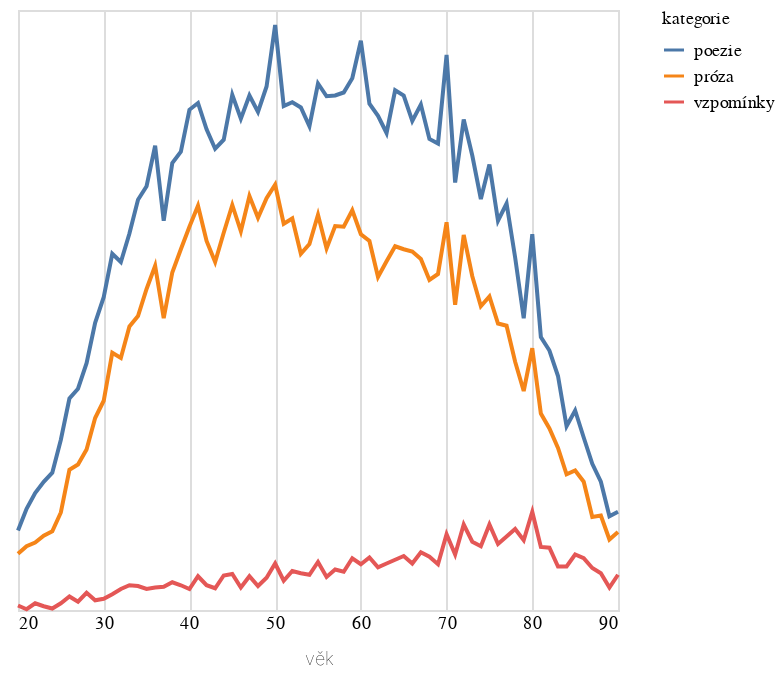

Notebook code cell kept with this figure:
### Code cell
do_grafu2 = do_grafu.filter(pl.col("rok").is_between(1995,2025)).group_by(["vek","kategorie"]).len().rename({"len":"počet","vek":"věk"})
print(len(do_grafu.filter(pl.col("rok").is_between(1995,2025))))

alt.Chart(do_grafu2.to_pandas()).mark_line().encode(
    alt.X('věk:Q').axis(domain=False, tickSize=0),
    alt.Y('počet:Q').stack('zero').axis(None),
    alt.Color('kategorie:N')
)

### Figure 1 — Vega-Lite specification as saved in the notebook (floating-point values rounded to 4 significant figures; data arrays with more than 128 entries replaced by an {"elided": "..."} marker saying what was removed)
{"config": {"title": {"font": "Noticia Text", "fontSize": 12, "anchor": "start", "lineHeight": 19, "fontWeight": "bolder", "subtitleFont": "Noticia Text", "subtitleFontSize": 10, "subtitleLineHeight": 15, "subtitlePadding": 10, "dy": -10}, "axis": {"labelFont": "Asap", "titleFont": "Asap", "fontWeight": "lighter", "titleFontWeight": "lighter", "labelFontSize": 9, "titleFontSize": 9, "labelPadding": 2, "titlePadding": 9, "domainOpacity": 0, "tickColor": "#DCDDD6"}, "legend": {"labelFont": "Asap", "labelFontWeight": "normal", "titleFont": "Asap", "titleFontWeight": "normal", "labelFontSize": 9, "titleFontSize": 9}}, "data": {"name": "data-59bcadd5ec93512ef63d2aa12e9097f7"}, "mark": {"type": "line"}, "encoding": {"color": {"field": "kategorie", "type": "nominal"}, "x": {"axis": {"domain": false, "tickSize": 0}, "field": "věk", "type": "quantitative"}, "y": {"axis": null, "field": "počet", "stack": "zero", "type": "quantitative"}}, "$schema": "https://vega.github.io/schema/vega-lite/v5.8.0.json", "datasets": {"data-59bcadd5ec93512ef63d2aa12e9097f7": {"elided": "213 records"}}}
